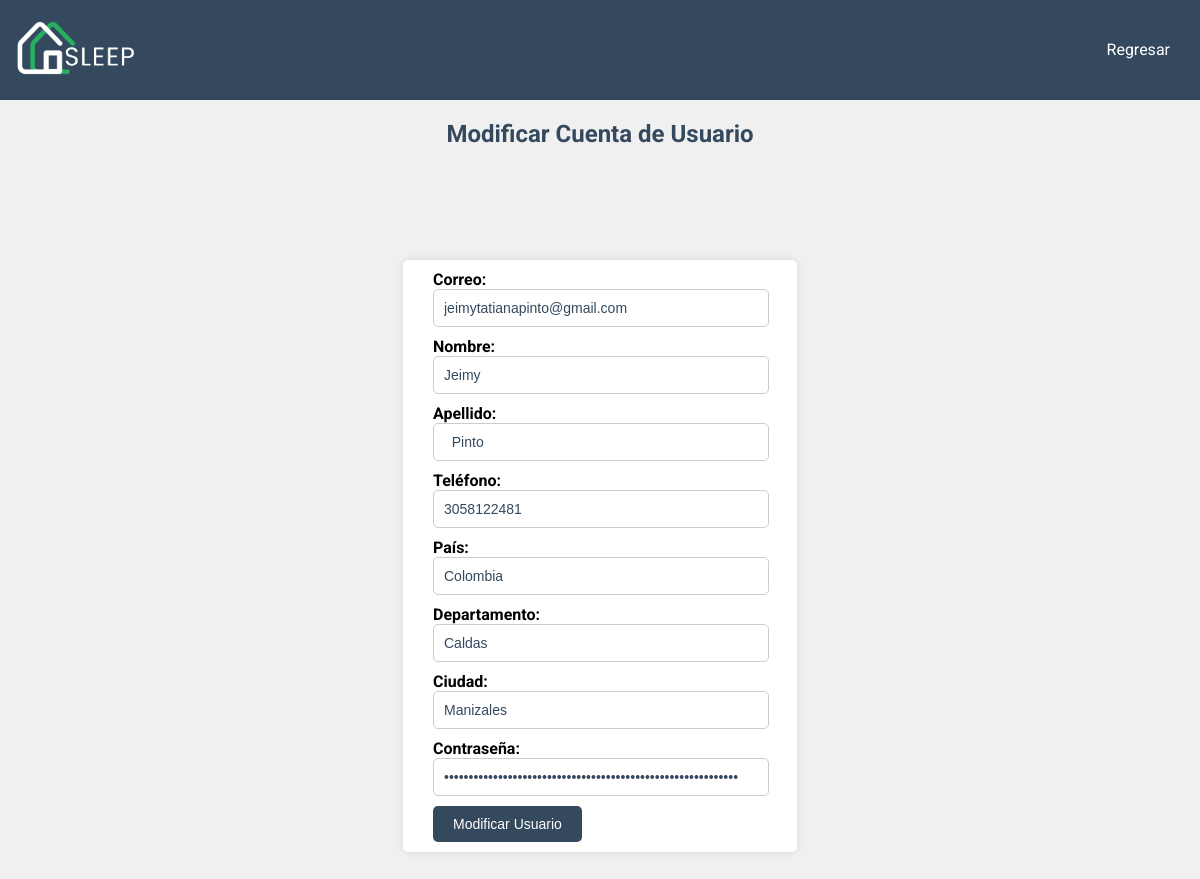
Page /pages/modificar_cuenta.php?documento=1053872476 on the earlier database version.
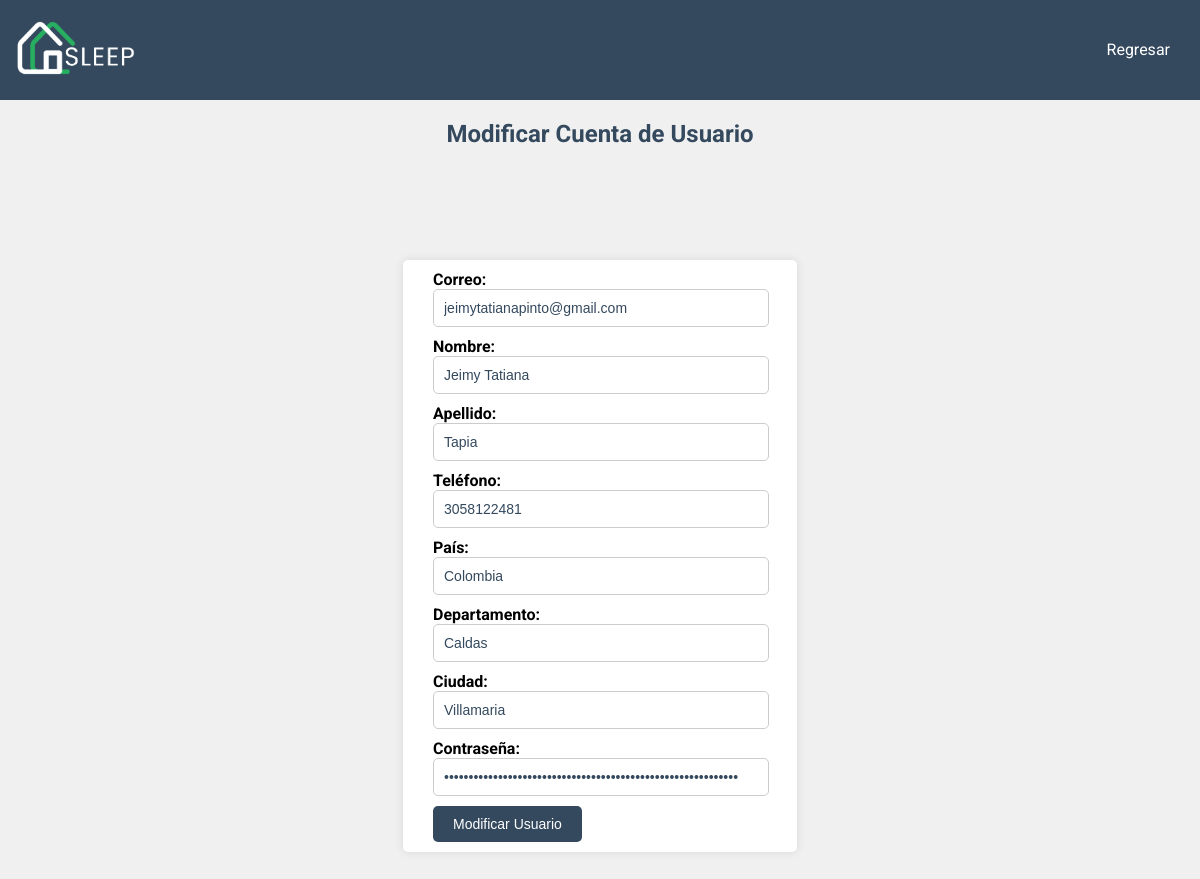
Same page on the later database version.
### tables this page shows
CREATE TABLE `usuarios` (
  `documento` int(11) NOT NULL,
  `correo` varchar(45) NOT NULL,
  `nombre` varchar(15) NOT NULL,
  `apellido` varchar(15) NOT NULL,
  `telefono` varchar(20) NOT NULL,
  `pais` varchar(15) NOT NULL,
  `departamento` varchar(15) NOT NULL,
  `ciudad` varchar(15) NOT NULL,
  `contrasena` varchar(255) NOT NULL,
  `tipoUsuarioId` int(11) NOT NULL
);

### pages/modificar_cuenta.php (the view, shortened to what this page needs)
<?php
include '../conections/conection.php';
if (isset($_GET['documento'])) {
    $documento = $_GET['documento'];
    $sql = "SELECT * FROM usuarios WHERE documento = '$documento'";
    $result = $conn->query($sql);
    if ($result->num_rows == 1) {
        $row = $result->fetch_assoc();
        $correo = $row['correo'];
        $nombre = $row['nombre'];
        $apellido = $row['apellido'];
        $telefono = $row['telefono'];
        $pais = $row['pais'];
        $departamento = $row['departamento'];
        $ciudad = $row['ciudad'];
        $contrasena = $row['contrasena'];
    } else {
        echo "Usuario no encontrado.";
        exit();
    }
} else {
    echo "Documento no proporcionado.";
    exit();
}
?>
<!DOCTYPE html>
<html lang="es">
<head>
    <link rel="stylesheet" href="../assets/css/modificar_cuenta.css">
</head>
<body>
    <header>
        <div id="logo">
            <img src="../assets/img/logoclaro.png" alt="Logo del Hotel" width="135px" height="70px">
        </div>
        <nav>
            <ul class="ul-encabezados">
                <li><a href="panel_gestor.php">Regresar</a></li>
            </ul>
        </nav>
    </header>
    <h2>Modificar Cuenta de Usuario</h2>
    <br>
    <br>
    <main>
        <section>
            <div class="form-container">
                <form method="post" action="">
                    <label for="correo"><strong>Correo:</strong></label>
                    <input type="email" id="correo" name="correo" value="<?php echo $correo; ?>" required><br>
                    <label for="nombre"><strong>Nombre:</strong></label>
                    <input type="text" id="nombre" name="nombre" value="<?php echo $nombre; ?>" required><br>
                    <label for="apellido"><strong>Apellido:</strong></label>
                    <input type="text" id="apellido" name="apellido" value="<?php echo $apellido; ?>" required><br>
                    <label for="telefono"><strong>Teléfono:</strong></label>
                    <input type="text" id="telefono" name="telefono" value="<?php echo $telefono; ?>" required><br>
                    <label for="pais"><strong>País:</strong></label>
                    <input type="text" id="pais" name="pais" value="<?php echo $pais; ?>" required><br>
                    <label for="departamento"><strong>Departamento:</strong></label>
                    <input type="text" id="departamento" name="departamento" value="<?php echo $departamento; ?>" required><br>
                    <label for="ciudad"><strong>Ciudad:</strong></label>
                    <input type="text" id="ciudad" name="ciudad" value="<?php echo $ciudad; ?>" required><br>
                    <label for="contrasena"><strong>Contraseña:</strong></label>
                    <input type="password" id="contrasena" name="contrasena" value="<?php echo $contrasena; ?>" required><br>
                    <button type="submit">Modificar Usuario</button>
                </form>
            </div>
        </section>
    </main>
</body>
</html>

### assets/css/modificar_cuenta.css (style rules this page uses)
body { font-family: 'Roboto', sans-serif; margin: 0; padding: 0; background-color: #f0f0f0; }
header { background-color: #34495e; color: white; padding: 10px; display: flex; justify-content: space-between; align-items: center; }
ul.ul-encabezados { list-style-type: none; padding: 0; }
ul.ul-encabezados li { display: inline; margin-right: 20px; }
ul.ul-encabezados a { text-decoration: none; color: white; }
main { display: flex; justify-content: center; align-items: center; height: calc(100vh - 100px); }
.form-container { background-color: white; padding: 10px 50px 10px 30px; border-radius: 5px; box-shadow: 0px 0px 10px rgba(0, 0, 0, 0.1); }
label { font-weight: bold; margin-bottom: 5px; }
input[type="email"], input[type="text"], input[type="password"] { width: 100%; padding: 10px; margin-bottom: 10px; border: 1px solid #ccc; border-radius: 5px; font-size: 14px; transition: border-color 0.3s ease-in-out; color: #34495e; }
button[type="submit"] { background-color: #34495e; color: white; border: none; padding: 10px 20px; border-radius: 5px; cursor: pointer; font-size: 14px; transition: background-color 0.3s ease-in-out; }
h2 { color: #34495e; text-align: center; margin-bottom: 20px; }
#logo img { max-width: 100%; height: auto; }
nav ul { list-style: none; margin: 0; padding: 0; }
nav ul li { display: inline; margin-right: 20px; }

Differences in the rows shown:
changed usuarios "jeimytatianapinto@gmail.com": nombre "Jeimy" → "Jeimy Tatiana"; apellido "Pinto" → "Tapia"; ciudad "Manizales" → "Villamaria"
